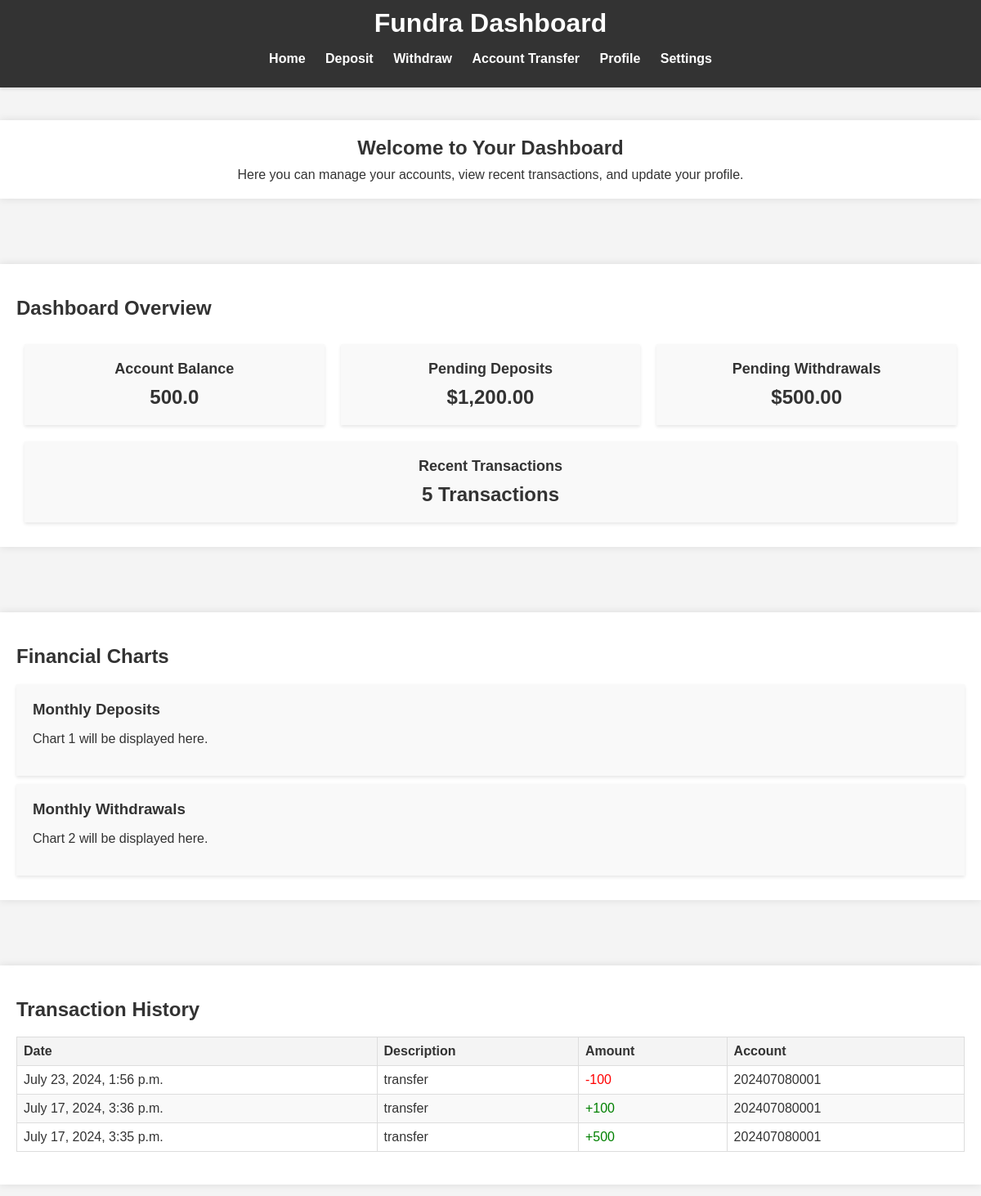
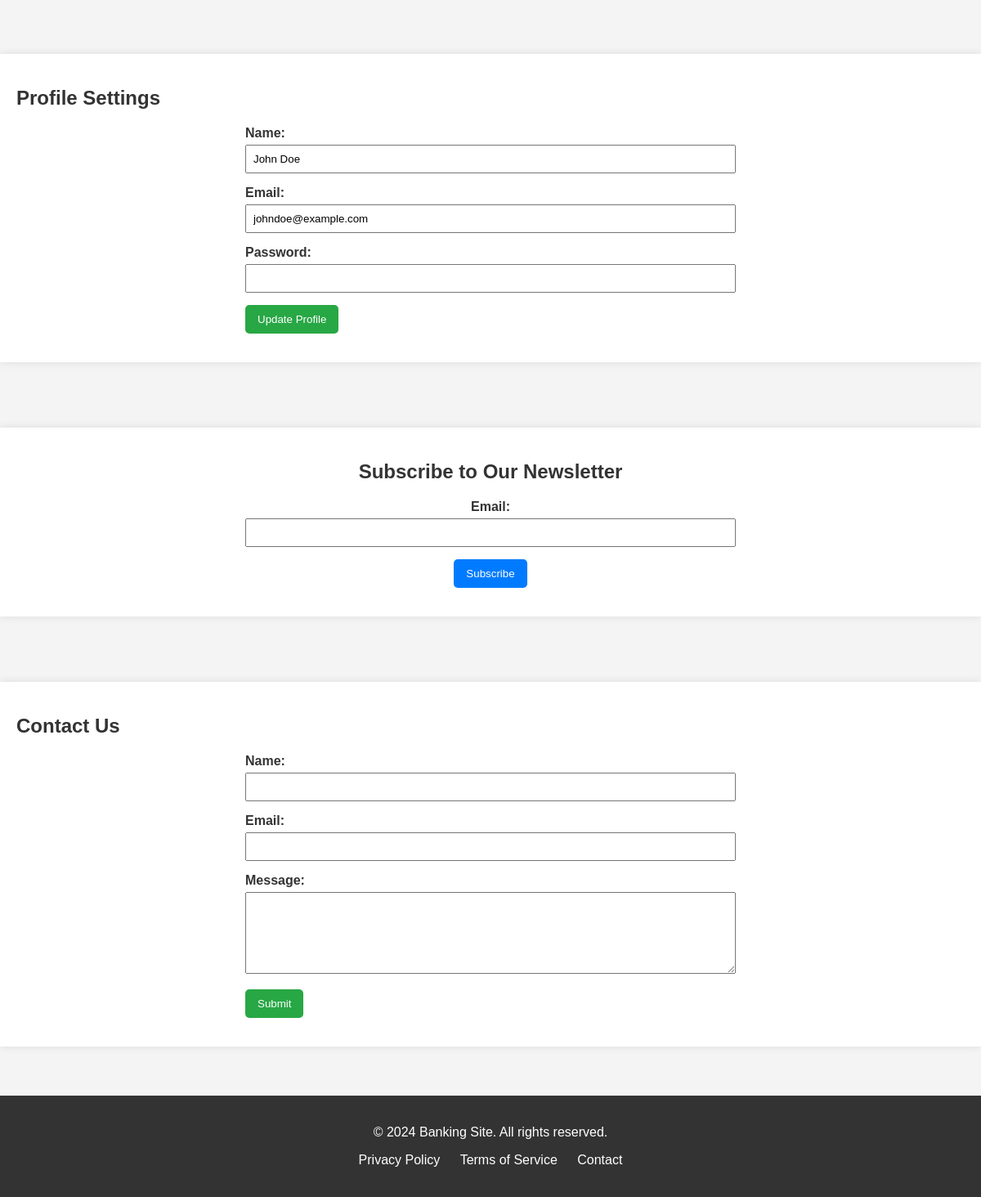
The page /banking/accounts/ (signed in) on the database its author committed (2 pictures, top to bottom).
### banking/models.py (models this page shows, shortened)
class Account(models.Model):
    AC_type = (
        ('Savings', 'Savings'),
        ('Current', 'Current'),
    )
    AC_user = models.OneToOneField(UserProfiles, on_delete=models.CASCADE, null=True, blank=True)
    AC_Creation_date = models.DateTimeField(auto_now_add=True)
    AC_AccoutNumber = models.CharField(max_length=20, default='000000000000', null=True, blank=True)
    AC_AccoutType = models.CharField(max_length=20, choices=AC_type, default='Savings', null=True, blank=True)
    AC_balance = models.FloatField(default=0)

class Transactions(models.Model):
    TC_sender_account = models.ForeignKey(Account, related_name='sent_transactions',on_delete=models.CASCADE ,null=True, blank=True)
    TC_amount = models.CharField(max_length=50, null=True, blank=True)
    TC_type = models.CharField(max_length=100, null=True, blank=True)
    TC_date = models.DateTimeField(auto_now_add=True)
    TC_receiver_account = models.ForeignKey(Account, related_name='received_transactions' ,on_delete=models.CASCADE ,null=True, blank=True)

### banking/views.py (the view)
# urls.py: path('accounts/', views.accounts,  name='accounts'),
def accounts(request):
    data = {}
    data['Request_Account'] = Account.objects.get(AC_user = UserProfiles.objects.get(UP_user = request.user))
    data['account_transactions'] = Transactions.objects.filter(Q(TC_sender_account = data['Request_Account']) | Q(TC_receiver_account = data['Request_Account'])).order_by('-TC_date')
    return render(request, 'accounts.html', data)

### template/accounts.html (shortened to what this page needs)
{% load static %}
<!DOCTYPE html>
<html lang="en">
<head>
    <link rel="stylesheet" href= "{% static 'css/dash1.css' %}">
</head>
<body>
    <header>
        <div class="header-container">
            <h1>Fundra Dashboard</h1>
            <nav>
                <ul>
                    <li><a href="">Home</a></li>
                    <li><a href="{% url 'deposit' %}">Deposit</a></li>
                    <li><a href="{% url 'withdraw' %}">Withdraw</a></li>
                    <li><a href="{% url 'transfer' %}">Account Transfer</a></li>
                    <li><a href="">Profile</a></li>
                    <li><a href="">Settings</a></li>
                </ul>
            </nav>
        </div>
    </header>
    <main>
        <section class="intro">
            <div class="container">
                <h2>Welcome to Your Dashboard</h2>
                <p>Here you can manage your accounts, view recent transactions, and update your profile.</p>
            </div>
        </section>
        <section class="dashboard-overview">
            <div class="container">
                <h2>Dashboard Overview</h2>
                <div class="overview-grid">
                    <div class="overview-item">
                        <h3>Account Balance</h3>
                        <p>{{Request_Account.AC_balance}}</p>
                    </div>
                    <div class="overview-item">
                        <h3>Pending Deposits</h3>
                        <p>$1,200.00</p>
                    </div>
                    <div class="overview-item">
                        <h3>Pending Withdrawals</h3>
                        <p>$500.00</p>
                    </div>
                    <div class="overview-item">
                        <h3>Recent Transactions</h3>
                        <p>5 Transactions</p>
                    </div>
                </div>
            </div>
        </section>
        <section class="charts">
            <div class="container">
                <h2>Financial Charts</h2>
                <div class="chart" id="chart1">
                    <h3>Monthly Deposits</h3>
                    <p>Chart 1 will be displayed here.</p>
                </div>
                <div class="chart" id="chart2">
                    <h3>Monthly Withdrawals</h3>
                    <p>Chart 2 will be displayed here.</p>
                </div>
            </div>
        </section>
        <section class="transaction-history">
            <div class="container">
                <h2>Transaction History</h2>
                <table>
                    <thead>
                        <tr>
                            <th>Date</th>
                            <th>Description</th>
                            <th>Amount</th>
                            <th>Account</th>
                        </tr>
                    </thead>
                    <tbody>
                        {% for account_transaction in account_transactions%}
                        <tr>
                            <td>{{account_transaction.TC_date}}</td>
                            <td>{{account_transaction.TC_type}}</td>
                            {% if account_transaction.TC_type == 'transfer' %}
                                {% if account_transaction.TC_sender_account == Request_Account %}
                                    <td style="color: red;">-{{account_transaction.TC_amount}}</td>
                                    <td>{{account_transaction.TC_receiver_account.AC_AccoutNumber}}</td>
                                {% else %}
                                    <td style="color: green;">+{{account_transaction.TC_amount}}</td>
                                    <td>{{account_transaction.TC_sender_account.AC_AccoutNumber}}</td>
                                {% endif %}
                            {% endif %}
                        </tr>
                        {% endfor %}
                    </tbody>
                </table>
            </div>
        </section>
        <section class="profile-settings">
            <div class="container">
                <h2>Profile Settings</h2>
                <form method="POST" action="">
                    <div class="form-group">
                        <label for="name">Name:</label>
                        <input type="text" id="name" name="name" value="John Doe" required>
                    </div>
                    <div class="form-group">
                        <label for="email">Email:</label>
                        <input type="email" id="email" name="email" value="johndoe@example.com" required>
                    </div>
                    <div class="form-group">
                        <label for="password">Password:</label>
                        <input type="password" id="password" name="password" required>
                    </div>
                    <div class="form-group">
                        <button type="submit" class="button">Update Profile</button>
                    </div>
                </form>
            </div>
        </section>
        <section class="newsletter">
            <div class="container">
                <h2>Subscribe to Our Newsletter</h2>
                <form method="POST" action="">
                    <div class="form-group">
                        <label for="email">Email:</label>
                        <input type="email" id="email" name="email" required>
                    </div>
                    <div class="form-group">
                        <button type="submit" class="button">Subscribe</button>
                    </div>
                </form>
            </div>
        </section>
        <section class="contact-us">
            <div class="container">
                <h2>Contact Us</h2>
                <form method="POST" action="">
                    <div class="form-group">
                        <label for="name">Name:</label>
                        <input type="text" id="name" name="name" required>
                    </div>
                    <div class="form-group">
                        <label for="email">Email:</label>
                        <input type="email" id="email" name="email" required>
                    </div>
                    <div class="form-group">
                        <label for="message">Message:</label>
                        <textarea id="message" name="message" required></textarea>
                    </div>
                    <div class="form-group">
                        <button type="submit" class="button">Submit</button>
                    </div>
                </form>
            </div>
        </section>
    </main>
    <footer>
        <div class="footer-container">
            <p>&copy; 2024 Banking Site. All rights reserved.</p>
            <ul>
                <li><a href="">Privacy Policy</a></li>
                <li><a href="">Terms of Service</a></li>
                <li><a href="">Contact</a></li>
            </ul>
        </div>
    </footer>
</body>
</html>

### static/css/dash1.css (style rules this page uses)
body { font-family: Arial, sans-serif; margin: 0; padding: 0; background-color: #f4f4f4; color: #333; }
.container { max-width: 1200px; margin: 20px auto; padding: 20px; background-color: #fff; box-shadow: 0 0 10px rgba(0, 0, 0, 0.1); }
.header-container { background-color: #333; color: #fff; padding: 10px 0; text-align: center; box-shadow: 0 2px 4px rgba(0, 0, 0, 0.1); }
.header-container h1 { margin: 0; }
.header-container nav { margin-top: 10px; }
.header-container nav ul { list-style: none; padding: 0; }
.header-container nav ul li { display: inline; margin: 0 10px; }
.header-container nav ul li a { color: #fff; text-decoration: none; font-weight: bold; }
.intro { padding: 20px 0; text-align: center; }
.intro h2 { margin: 0 0 10px; }
.intro p { margin: 0; }
.dashboard-overview { padding: 20px 0; }
.overview-grid { display: flex; justify-content: space-between; flex-wrap: wrap; }
.overview-item { background-color: #f9f9f9; padding: 20px; margin: 10px; flex: 1 1 calc(25% - 20px); box-shadow: 0 2px 4px rgba(0, 0, 0, 0.1); text-align: center; }
.overview-item h3 { margin: 0 0 10px; font-size: 18px; }
.overview-item p { margin: 0; font-size: 24px; font-weight: bold; }
.charts { padding: 20px 0; }
.charts .chart { background-color: #f9f9f9; padding: 20px; margin: 10px 0; box-shadow: 0 2px 4px rgba(0, 0, 0, 0.1); }
.charts .chart h3 { margin: 0 0 10px; }
.transaction-history { padding: 20px 0; }
.transaction-history table { width: 100%; border-collapse: collapse; margin-bottom: 20px; }
.transaction-history th, .transaction-history td { border: 1px solid #ddd; padding: 8px; text-align: left; }
.transaction-history th { background-color: #f4f4f4; font-weight: bold; }
.transaction-history tr:nth-child(even) { background-color: #f9f9f9; }
.profile-settings { padding: 20px 0; }
.profile-settings form { max-width: 600px; margin: 0 auto; }
.profile-settings .form-group { margin-bottom: 15px; }
.profile-settings .form-group label { display: block; margin-bottom: 5px; font-weight: bold; }
.profile-settings .form-group input { width: 100%; padding: 8px; box-sizing: border-box; }
.profile-settings .button { display: inline-block; padding: 10px 15px; background-color: #28a745; color: #fff; text-decoration: none; border-radius: 5px; border: none; cursor: pointer; }
.newsletter { padding: 20px 0; text-align: center; }
.newsletter form { max-width: 600px; margin: 0 auto; }
.newsletter .form-group { margin-bottom: 15px; }
.newsletter .form-group label { display: block; margin-bottom: 5px; font-weight: bold; }
.newsletter .form-group input { width: 100%; padding: 8px; box-sizing: border-box; }
.newsletter .button { display: inline-block; padding: 10px 15px; background-color: #007bff; color: #fff; text-decoration: none; border-radius: 5px; border: none; cursor: pointer; }
.contact-us { padding: 20px 0; }
.contact-us form { max-width: 600px; margin: 0 auto; }
.contact-us .form-group { margin-bottom: 15px; }
.contact-us .form-group label { display: block; margin-bottom: 5px; font-weight: bold; }
.contact-us .form-group input, .contact-us .form-group textarea { width: 100%; padding: 8px; box-sizing: border-box; }
.contact-us .form-group textarea { resize: vertical; height: 100px; }
.contact-us .button { display: inline-block; padding: 10px 15px; background-color: #28a745; color: #fff; text-decoration: none; border-radius: 5px; border: none; cursor: pointer; }
.footer-container { background-color: #333; color: #fff; text-align: center; padding: 20px 0; margin-top: 20px; }
.footer-container ul { list-style: none; padding: 0; }
.footer-container ul li { display: inline; margin: 0 10px; }
.footer-container ul li a { color: #fff; text-decoration: none; }

### rows shown on the page
Account: AC_balance "500.0"
Transactions: TC_date "July 23, 2024, 1:56 p.m.", TC_type "transfer", TC_amount "100", TC_receiver_account.AC_AccoutNumber "202407080001"
Transactions: TC_date "July 17, 2024, 3:36 p.m.", TC_type "transfer", TC_amount "100", TC_sender_account.AC_AccoutNumber "202407080001"
Transactions: TC_date "July 17, 2024, 3:35 p.m.", TC_type "transfer", TC_amount "500", TC_sender_account.AC_AccoutNumber "202407080001"
